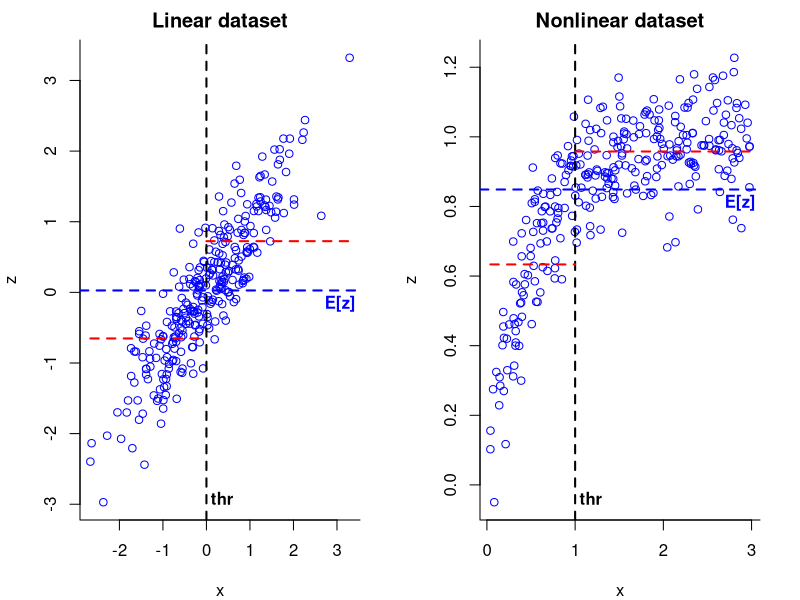
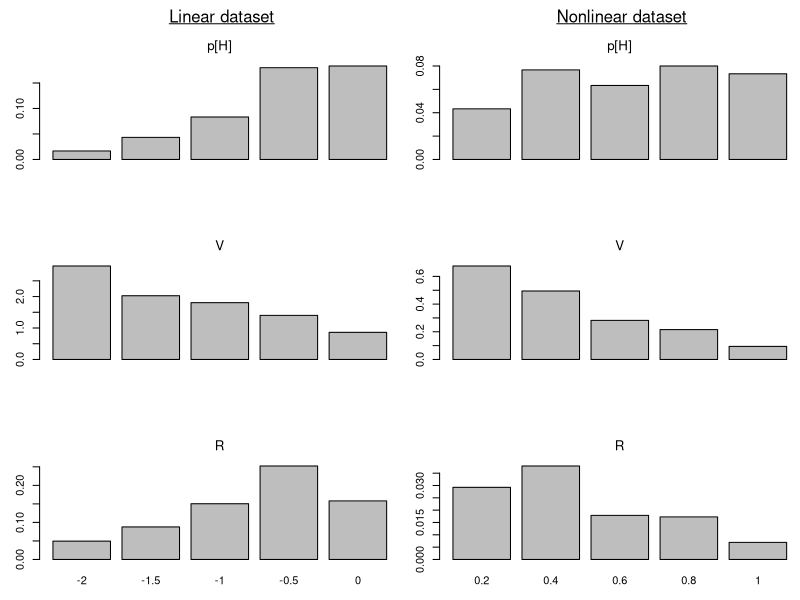

Source code (R) for these figures, in order:
## M. van Oijen (2024). Bayesian Compendium, 2nd edition.
## Chapter 18. Probabilistic Risk Analysis

  library(mvtnorm)

# Linear and nonlinear datasets for sampling-based single-threshold PRA.
# Dashed lines indicate threshold (black), overall mean (blue), conditional
# expectations (red).
  set.seed(1) ; n <- 3.e2
  mx  <- mz <- 0 ; Vx  <- Vz <- 1 ; rxz <- 0.9
  mxz <- c(mx,mz)
  Sxz <- diag( c(Vx,Vz) ) ; Sxz[1,2] <- Sxz[2,1] <- rxz * sqrt(Vx * Vz)
  xz  <- rmvnorm( n, mxz, Sxz )
  x.l <- xz[,1]  ; z.l <- xz[,2] ; thr.l <- 0 ; H <- which(x.l < thr.l)
  Ez  <- mean( z.l ) ; Ez_H <- mean( z.l[H] ) ; Ez_notH <- mean( z.l[-H] )
  par( mfrow=c(1,2), mar=c(4,4,2,2) )
  plot  ( x.l, z.l, xlab="x", ylab="z", pch=1, col="blue", bty="l", main="Linear dataset" )
  abline( v=thr.l, col="black", lty=2, lwd=2 )
  abline( h=Ez   , col="blue" , lty=2, lwd=2 )
  text  ( x=thr.l   , y=min(z.l), adj=c(-0.2,0.2), font=2, "thr"              )
  text  ( x=max(x.l), y=Ez      , adj=c( 0.8,1.4), font=2, "E[z]", col="blue" )
  lines ( x=c(thr.l,max(x.l)), y=rep(Ez_notH,2), col="red", lty=2, lwd=2 )
  lines ( x=c(min(x.l),thr.l), y=rep(Ez_H,2)   , col="red", lty=2, lwd=2 )
  
  set.seed(1)
  sz     <- 0.1
  x.nl   <- runif( n, 0, 3 ) ; ez <- rnorm( n, 0, sz) ; z.nl <- 1-exp(-2*x.nl) + ez
  thr.nl <- 1 ; H <- which(x.nl < thr.nl)
  Ez     <- mean( z.nl ) ; Ez_H <- mean( z.nl[H] ) ; Ez_notH <- mean( z.nl[-H] )
  plot  ( x.nl, z.nl, xlab="x", ylab="z", col="blue", bty="l", xaxt="n", main="Nonlinear dataset" )
  axis(1, at = 0:3)
  abline( v=thr.nl, col="black", lty=2, lwd=2 )
  abline( h=Ez    , col="blue" , lty=2, lwd=2 )
  text  ( x=thr.nl, y=min(z.nl), adj=c(-0.2,0.2), font=2, "thr"              )
  text  ( x=max(x.nl), y=Ez    , adj=c( 0.8,1.4), font=2, "E[z]", col="blue" )
  lines ( x=c(thr.nl,max(x.nl)), y=rep(Ez_notH,2), col="red", lty=2, lwd=2 )
  lines ( x=c(min(x.nl),thr.nl), y=rep(Ez_H,2)   , col="red", lty=2, lwd=2 )

  PRAn <- function( x, z, thr=-1:1 ) {
    n  <- length(z) ; nthr <- length(thr) ; pH <- V <- R <- rep(NA,nthr)
    Ez_notH <- mean( z[ x>=thr[nthr] ] )
    for(i in 1:nthr) {
      Hi    <- if(i==1) which(x<thr[1]) else which(thr[i-1]<=x & x<thr[i])
      nHi   <- length(Hi) ; Ez_Hi <- mean( z[ Hi ] )
      pH[i] <- nHi / n    ; V[i]  <- Ez_notH - Ez_Hi ; R[i] <- pH[i] * V[i] }
    R.sum <- sum(R) ; pH.sum <- sum(pH) ; V.wsum <- R.sum / pH.sum
    return( list( pH.sum=pH.sum, V.wsum=V.wsum, R.sum=R.sum,
                  pH    =pH    , V     =V     , R    =R     ) ) }
  thrs.l  <- seq(-2  ,0,0.5) ; pran.l  <- PRAn(x.l , z.l , thrs.l )
  thrs.nl <- seq( 0.2,1,0.2) ; pran.nl <- PRAn(x.nl, z.nl, thrs.nl)
  
# Multiple-threshold PRA on two datasets. Five hazardous intervals were
# distinguished; bar labels are interval upper bounds for the environmental
# variable $x$.
  par( mfrow=c(3,2), mar=c(3,3,5,0) )
  barplot( pran.l$pH , xlab="", ylab="" )
    mtext(("p[H]"),side=3,line=1,cex=0.8)
    mtext(~underline("Linear dataset"  ),side=3,line=3)
  barplot( pran.nl$pH, xlab="", ylab="" )
    mtext(("p[H]"),side=3,line=1,cex=0.8)
    mtext(~underline("Nonlinear dataset"),side=3,line=3)
  barplot( pran.l$V  , xlab="", ylab="" )
    mtext(("V"   ),side=3,line=1,cex=0.8)
  barplot( pran.nl$V , xlab="", ylab="" )
    mtext(("V"   ),side=3,line=1,cex=0.8)
  barplot( pran.l$R  , xlab="", ylab="", names.arg=thrs.l  )
    mtext(("R"   ),side=3,line=1,cex=0.8)
  barplot( pran.nl$R , xlab="", ylab="", names.arg=thrs.nl )
    mtext(("R"   ),side=3,line=1,cex=0.8)

  PRAbiGauss <- function( x, z, thr=0 ) {
    mx     <- mean(x) ; sx <- sd(x) ; sz <- sd(z) ; rho <- cor(x,z)
    px.thr <- dnorm(thr,mx,sx)      ; Fx.thr <- pnorm(thr,mx,sx)
    pH     <- Fx.thr
    V      <- rho * sx * sz * px.thr / Fx.thr / (1-Fx.thr)
    R      <- pH * V
    return( c( pH=pH, V=V, R=R ) ) }
  PRAbiGauss( x.l , z.l , thr.l  )
  PRAbiGauss( x.nl, z.nl, thr.nl )

  PRA.UQ <- function( x, z, thr=0 ) {
    n  <- length(z) ; H    <- which(x < thr) ; nH      <- length(H)
    Ez <- mean( z ) ; Ez_H <- mean( z[H] )   ; Ez_notH <- mean( z[-H] )
    pH <- nH / n    ; V    <- Ez_notH - Ez_H ; R       <- Ez_notH - Ez
    a          <- 1 + nH ; b <- 1 + n - nH
    s2_Ez      <- var(z    ) /  n
    s2_Ez_H    <- var(z[ H]) /    nH
    s2_Ez_notH <- var(z[-H]) / (n-nH)  
    s_pH       <- sqrt( a*b / (a+b)^2 / (a+b+1) )
    s_V        <- sqrt( s2_Ez_notH + s2_Ez_H )
    s_R        <- sqrt( s2_Ez_notH + s2_Ez - 2 * s2_Ez_notH * (1-nH/n) )
    return( c( pH=pH, V=V, R=R, s_pH=s_pH, s_V=s_V, s_R=s_R ) ) }
  PRA.UQ( x.l , z.l , thr.l  )
  PRA.UQ( x.nl, z.nl, thr.nl )
